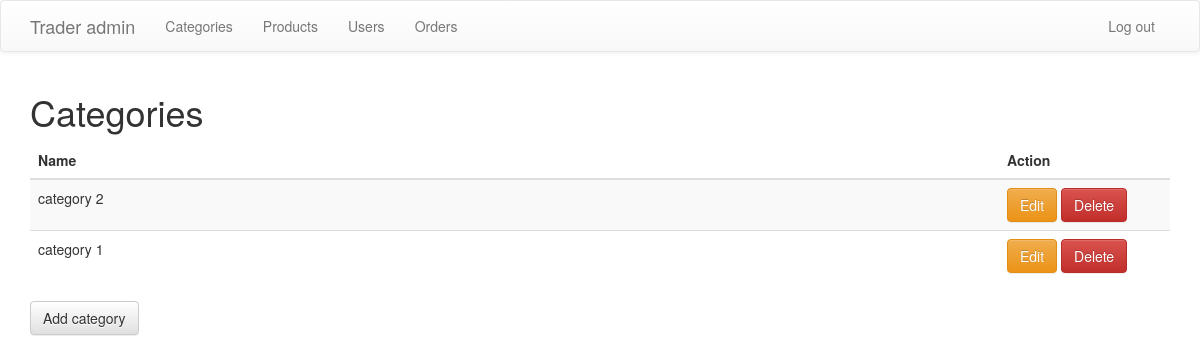
The page /admin/categories.php on the database as committed earlier.
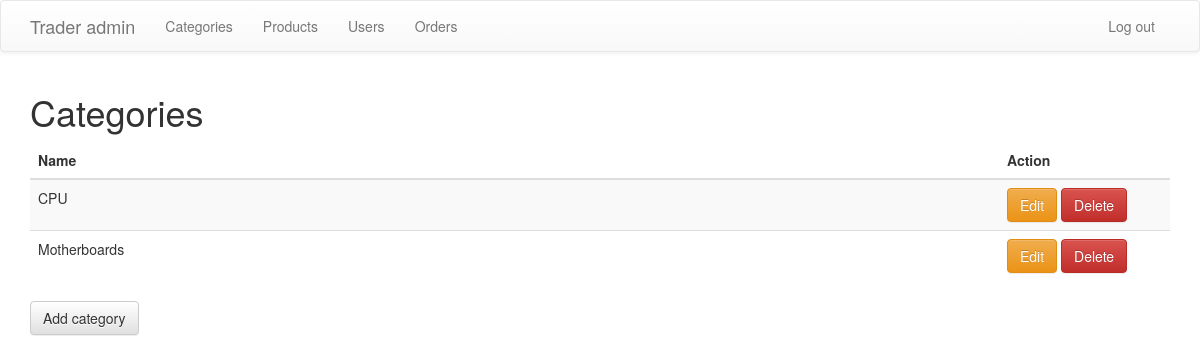
The same page on the database as committed later.
### tables this page shows
CREATE TABLE IF NOT EXISTS `categories` (
  `category_id` int(11) NOT NULL AUTO_INCREMENT,
  `name` varchar(255) NOT NULL,
  `description` text NOT NULL,
  PRIMARY KEY (`category_id`)
);

### admin/config.php (called while the page is built, shortened)
<?php
$base_path = "http://localhost/trader/admin";

### admin/categories.php (the view, shortened to what this page needs)
<?php
include('config.php');
?>
<!DOCTYPE html>
<html lang="en">
<head>
	<link rel="stylesheet" href="https://maxcdn.bootstrapcdn.com/bootstrap/3.3.4/css/bootstrap.min.css">
	<link rel="stylesheet" href="https://maxcdn.bootstrapcdn.com/bootstrap/3.3.4/css/bootstrap-theme.min.css">
</head>
<body>
	<?php include('template_parts/header.php'); ?>
	<div class="container">
		<h1>Categories</h1>
		<table class="table table-striped">
			<thead>
				<tr>
					<th width="85%">Name</th>
					<th>Action</th>
				</tr>
			</thead>
			<tbody>
				<?php
				$categories = $db->query("SELECT * FROM categories ORDER BY category_id DESC");
				while($row = $categories->fetch_assoc()) {
				?>
				<tr>
					<td><?php echo $row['name'] ?></td>
					<td>
						<a href="edit_category.php?category_id=<?php echo $row['category_id']; ?>" class="btn btn-warning">Edit</a>
						<a href="delete_category.php?category_id=<?php echo $row['category_id']; ?>" class="btn btn-danger">Delete</a>
					</td>
				</tr>
				<?php
				}
				?>
			</tbody>
		</table>
		<a href="add_category.php" class="btn btn-default">Add category</a>
	</div>
</body>
</html>

### admin/template_parts/header.php (shortened to what this page needs)
<nav class="navbar navbar-default">
  <div class="container">
    <div class="navbar-header">
      <a class="navbar-brand" href="<?php echo $base_path; ?>/dashboard.php">Trader admin</a>
    </div>
    <div class="collapse navbar-collapse" id="bs-example-navbar-collapse-1">
      <ul class="nav navbar-nav">
        <li><a href="<?php echo $base_path; ?>/categories.php">Categories</a></li>
        <li><a href="<?php echo $base_path; ?>/products.php">Products</a></li>
        <li><a href="<?php echo $base_path; ?>/users.php">Users</a></li>
        <li><a href="<?php echo $base_path; ?>/orders.php">Orders</a></li>
      </ul>
      <ul class="nav navbar-nav navbar-right">
        <li><a href="<?php echo $base_path; ?>/logout.php">Log out</a></li>
      </ul>
    </div>
  </div>
</nav>

Rows that differ between the two databases and show on the page:
removed categories: name "category 2"
removed categories: name "category 1"
added categories: name "CPU"
added categories: name "Motherboards"
